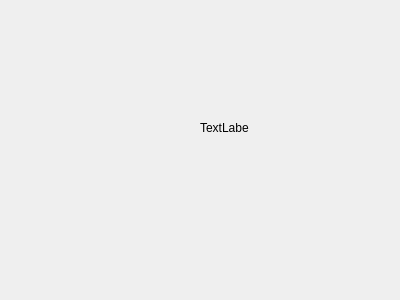
<?xml version="1.0" encoding="UTF-8"?>
<ui version="4.0">
 <class>TicketViewerDialog</class>
 <widget class="QDialog" name="TicketViewerDialog">
  <property name="geometry">
   <rect>
    <x>0</x>
    <y>0</y>
    <width>400</width>
    <height>300</height>
   </rect>
  </property>
  <property name="windowTitle">
   <string>Dialog</string>
  </property>
  <widget class="QLabel" name="label">
   <property name="geometry">
    <rect>
     <x>200</x>
     <y>120</y>
     <width>49</width>
     <height>16</height>
    </rect>
   </property>
   <property name="text">
    <string>TextLabel</string>
   </property>
  </widget>
 </widget>
 <resources/>
 <connections/>
</ui>
